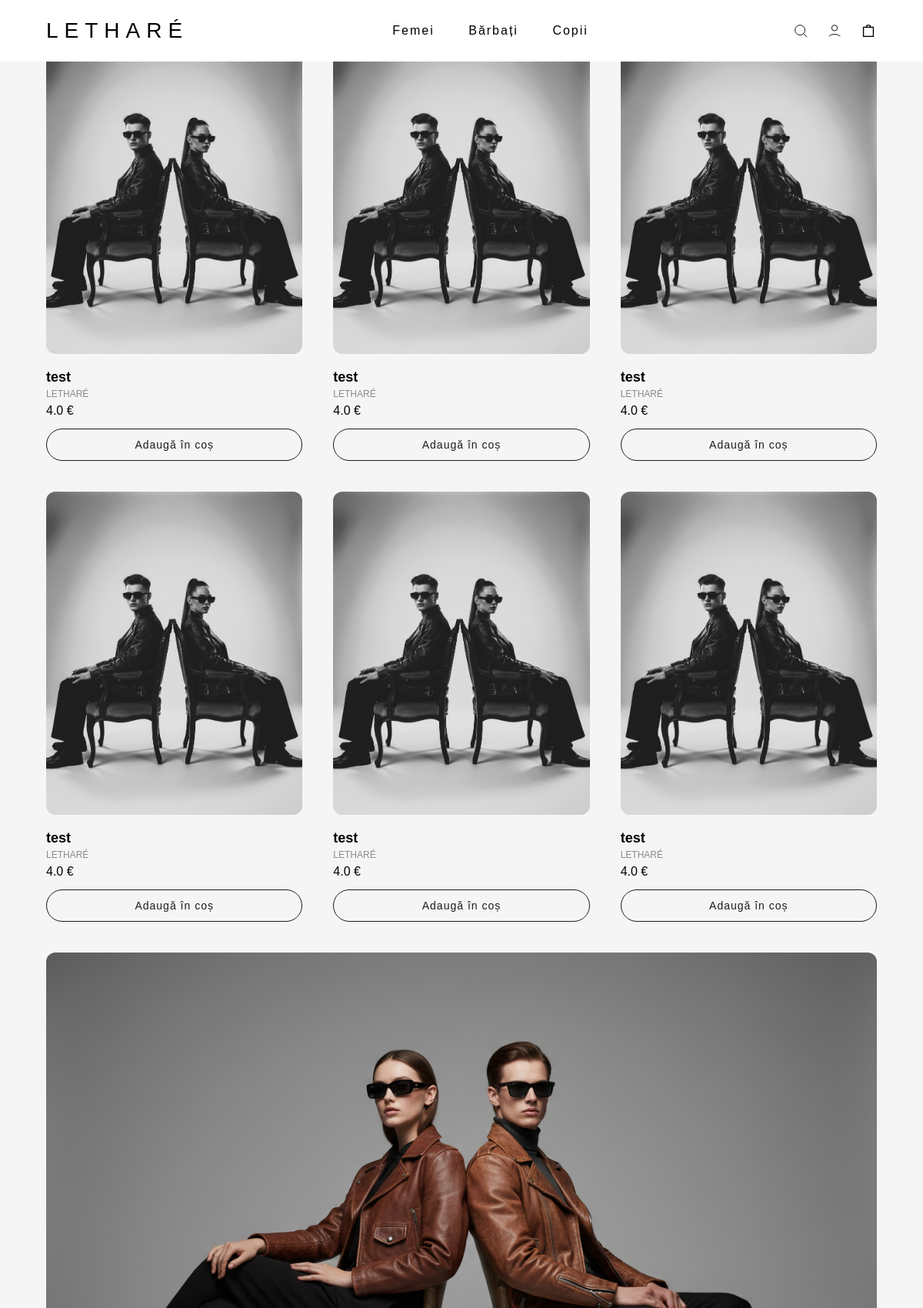
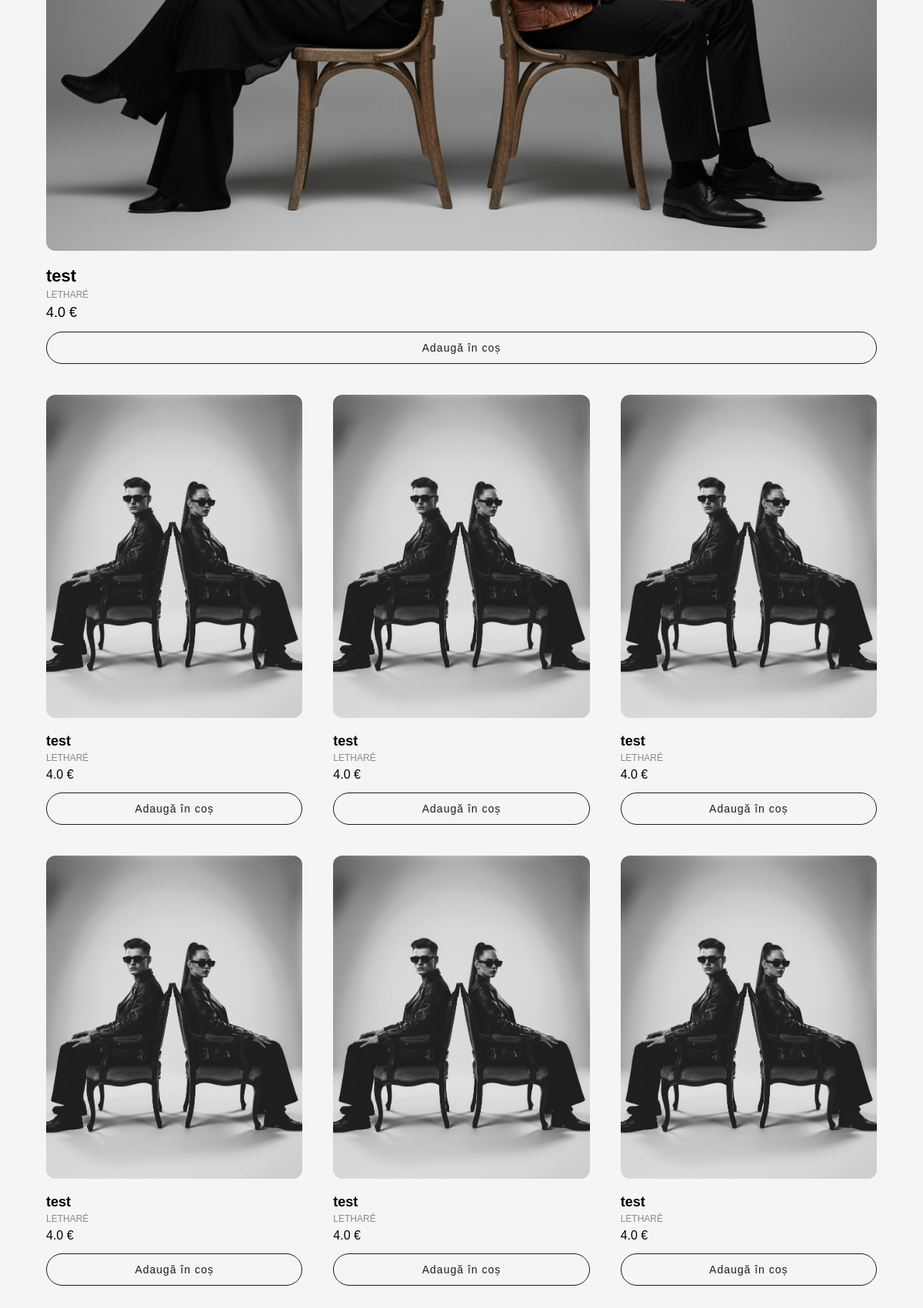
Page /femei (upper part) on the committed database (2 pictures, top to bottom).
### tables this page shows
CREATE TABLE produse (
            id INTEGER PRIMARY KEY AUTOINCREMENT,
            nume TEXT NOT NULL,
            pret REAL NOT NULL,
            imagine TEXT NOT NULL,
            descriere TEXT
        , categorie TEXT, status INTEGER DEFAULT 1, highlight INTEGER DEFAULT 0);

### app.py (the view)
@app.route("/femei")
def femei():
    session["last_shop"] = request.path
    produse = produse_cu_highlight("Femei")
    return render_template("categorie.html", categorie="Femei", produse=produse)

### app.py (called while the page is built)
@app.context_processor
def inject_client():
    return dict(
        client_logat="client_id" in session,
        client_nume=session.get("client_nume"),
        client_email=session.get("client_email")
    )

def get_db():
    conn = sqlite3.connect(DATABASE)
    conn.row_factory = sqlite3.Row
    return conn

def produse_cu_highlight(categorie):
    db = get_db()
    rows = db.execute(
        "SELECT * FROM produse WHERE categorie = ? AND status = 1",
        (categorie,)
    ).fetchall()
    normale = [p for p in rows if p["highlight"] == 0]
    highlight = [p for p in rows if p["highlight"] == 1]
    produse = []
    i = 0
    h = 0
    while i < len(normale):
        produse.extend(normale[i:i+6])
        i += 6
        if h < len(highlight):
            produse.append(highlight[h])
            h += 1
    return produse

### templates/categorie.html (shortened to what this page needs)
<!DOCTYPE html>
<html>
<head>
    <link rel="stylesheet" href="/static/style.css">
</head>
<body>
    <nav class="navbar">
        <div class="nav-left">LETHARÉ</div>
        <div class="nav-center">
            <a href="/femei">Femei</a>
            <a href="/barbati">Bărbați</a>
            <a href="/copii">Copii</a>
        </div>
        <div class="nav-right">
            <svg viewBox="0 0 24 24" class="icon">
                <circle cx="11" cy="11" r="7" fill="none"/>
                <line x1="16.5" y1="16.5" x2="21" y2="21"/>
            </svg>
            <a href="/login" class="icon-link">
                <svg viewBox="0 0 24 24" class="icon">
                    <circle cx="12" cy="8" r="4" fill="none"/>
                    <path d="M4 20c2-4 14-4 16 0" fill="none"/>
                </svg>
            </a>
            <a href="/cos" class="icon-link">
                <svg viewBox="0 0 24 24" class="icon" fill="none" stroke="black" stroke-width="1.5">
                    <rect x="5" y="7" width="14" height="13"/>
                    <path d="M9 7a3 3 0 0 1 6 0"/>
                </svg>
            </a>
        </div>
    </nav>
    <div class="produse-grid">
    {% for p in produse %}
        <div class="produs-card {% if p.highlight == 1 %}produs-highlight{% endif %}">
            <a href="/produs/{{ p.id }}">
                <img src="{{ p.imagine }}">
            </a>
            <div class="produs-meta">
                <h3>{{ p.nume }}</h3>
                <span class="brand">LETHARÉ</span>
                <div class="pret">{{ p.pret }} €</div>
                <a href="/cos/adauga/{{ p.id }}" class="btn-cos">
                    Adaugă în coș
                </a>
            </div>
        </div>
    {% endfor %}
</div>
</body>
</html>

### static/style.css (style rules this page uses)
html, body { margin: 0; padding: 0; min-height: 100%; overflow-x: hidden; }
body { font-family: Arial; background: #f5f5f5; min-height: 100vh; display: flex; flex-direction: column; }
.navbar { position: fixed; top: 0; left: 0; width: 100%; height: 80px; background: white; display: flex; align-items: center; justify-content: space-between; padding: 0 60px; box-sizing: border-box; z-index: 100; }
.nav-left { font-size: 28px; letter-spacing: 8px; font-weight: 500; }
.nav-center a { margin: 0 20px; text-decoration: none; color: black; font-size: 16px; letter-spacing: 2px; }
.nav-right { display: flex; align-items: center; gap: 22px; }
.icon { width: 22px; height: 22px; stroke: black; cursor: pointer; }
.icon-link { display: inline-flex; cursor: pointer; }
body { min-height: 100vh; display: flex; flex-direction: column; }
.produse-grid { flex: 1; }
.produse-grid { display: grid; grid-template-columns: repeat(3, 1fr); gap: 40px; padding: 40px 60px; }
.produs-card img { width: 100%; height: 420px; object-fit: cover; border-radius: 12px; transition: 0.4s; }
.produs-meta { margin-top: 16px; }
.produs-meta h3 { font-size: 18px; margin: 0 0 4px 0; }
.brand { font-size: 12px; color: #8a8a8f; display: block; margin-bottom: 6px; }
.pret { font-size: 16px; margin-bottom: 14px; }
.btn-cos { display: block; text-align: center; padding: 12px; border: 1px solid #1c1c1e; border-radius: 999px; text-decoration: none; color: #1c1c1e; font-size: 14px; letter-spacing: 1px; transition: 0.25s; }
.produs-highlight { grid-column: span 3; }
.produs-highlight img { width: 100%; height: auto; object-fit: contain; background: #f5f5f5; border-radius: 12px; }
.produs-highlight .produs-meta h3 { font-size: 22px; }
.produs-highlight .pret { font-size: 18px; }

### rows in the picture
produse: imagine (picture), nume "test", pret "4.0"
produse: imagine (picture), nume "test", pret "4.0"
produse: imagine (picture), nume "test", pret "4.0"
produse: imagine (picture), nume "test", pret "4.0"
produse: imagine (picture), nume "test", pret "4.0"
produse: imagine (picture), nume "test", pret "4.0"
produse: imagine (picture), nume "test", pret "4.0"
produse: imagine (picture), nume "test", pret "4.0"
produse: imagine (picture), nume "test", pret "4.0"
produse: imagine (picture), nume "test", pret "4.0"
produse: imagine (picture), nume "test", pret "4.0"
produse: imagine (picture), nume "test", pret "4.0"
produse: imagine (picture), nume "test", pret "4.0"
